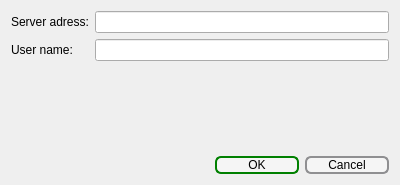
<?xml version="1.0" encoding="UTF-8"?>
<ui version="4.0">
 <class>LoginDialog</class>
 <widget class="QDialog" name="LoginDialog">
  <property name="windowModality">
   <enum>Qt::ApplicationModal</enum>
  </property>
  <property name="geometry">
   <rect>
    <x>0</x>
    <y>0</y>
    <width>400</width>
    <height>185</height>
   </rect>
  </property>
  <property name="windowTitle">
   <string>Login</string>
  </property>
  <property name="modal">
   <bool>true</bool>
  </property>
  <layout class="QGridLayout" name="gridLayout">
   <item row="3" column="1">
    <widget class="QDialogButtonBox" name="buttonBox">
     <property name="styleSheet">
      <string notr="true">QPushButton:hover{
border-width: 0px;

color: rgb(11, 11, 11);
border-radius: 20%;

}
QPushButton {
border: 2px solid #8f8f91;
border-radius: 6px;

background-color: rgb(245, 245, 245);
min-width: 80px;
font: 75  11pt &quot;Colibri&quot;;
outline: none;
}

QPushButton:flat {
border: red; 
}

QPushButton:default {
border-color: green; 
}</string>
     </property>
     <property name="orientation">
      <enum>Qt::Horizontal</enum>
     </property>
     <property name="standardButtons">
      <set>QDialogButtonBox::Cancel|QDialogButtonBox::Ok</set>
     </property>
    </widget>
   </item>
   <item row="0" column="1">
    <layout class="QVBoxLayout" name="verticalLayout">
     <item>
      <widget class="QLineEdit" name="inputServer">
       <property name="acceptDrops">
        <bool>true</bool>
       </property>
       <property name="styleSheet">
        <string notr="true">QLineEdit:focus#findPattern, QLineEdit:focus#findChange {
    border-color: @focused-border-focus-color;
    border-style: @focused-border-style;
    border-width: @focused-border-width;
}</string>
       </property>
       <property name="text">
        <string/>
       </property>
       <property name="placeholderText">
        <string/>
       </property>
      </widget>
     </item>
     <item>
      <widget class="QLineEdit" name="inputName">
       <property name="styleSheet">
        <string notr="true">QLineEdit:focus#findPattern, QLineEdit:focus#findChange {
    border-color: @focused-border-focus-color;
    border-style: @focused-border-style;
    border-width: @focused-border-width;
}</string>
       </property>
      </widget>
     </item>
    </layout>
   </item>
   <item row="2" column="0" colspan="2">
    <widget class="QLabel" name="errorMessage">
     <property name="text">
      <string/>
     </property>
    </widget>
   </item>
   <item row="0" column="0">
    <layout class="QVBoxLayout" name="verticalLayout_2">
     <item>
      <widget class="QLabel" name="name">
       <property name="text">
        <string>Server adress:</string>
       </property>
      </widget>
     </item>
     <item>
      <widget class="QLabel" name="adress">
       <property name="styleSheet">
        <string notr="true">font: 75  11pt &quot;Colibri&quot;;</string>
       </property>
       <property name="text">
        <string>User name:</string>
       </property>
      </widget>
     </item>
    </layout>
   </item>
  </layout>
 </widget>
 <tabstops>
  <tabstop>inputServer</tabstop>
  <tabstop>inputName</tabstop>
  <tabstop>buttonBox</tabstop>
 </tabstops>
 <resources/>
 <connections/>
</ui>
